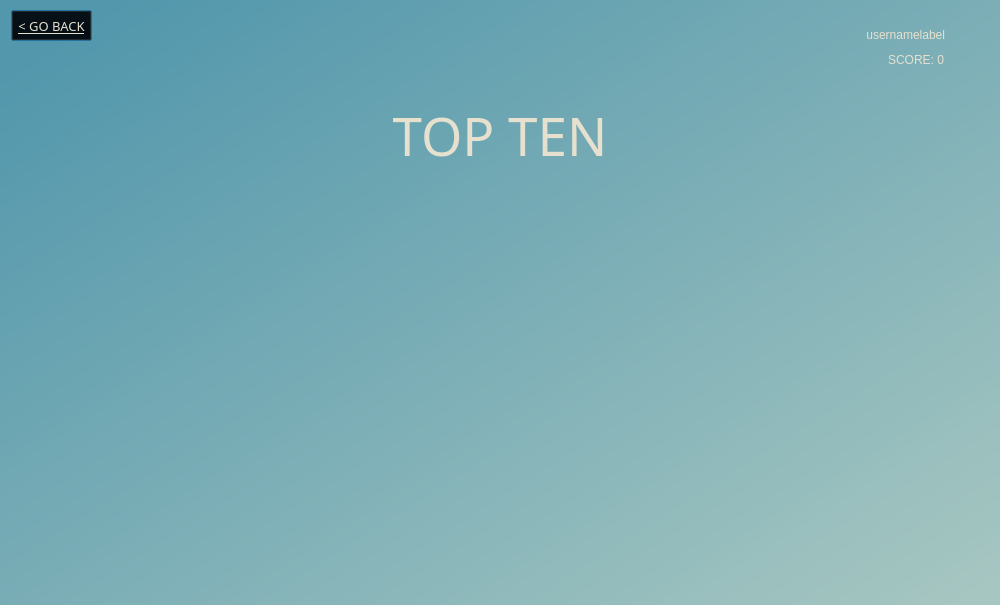
<?xml version="1.0" encoding="UTF-8"?>
<ui version="4.0">
 <class>Dialog</class>
 <widget class="QDialog" name="Dialog">
  <property name="geometry">
   <rect>
    <x>0</x>
    <y>0</y>
    <width>1000</width>
    <height>605</height>
   </rect>
  </property>
  <property name="windowTitle">
   <string>Dialog</string>
  </property>
  <widget class="QWidget" name="bgwidget" native="true">
   <property name="geometry">
    <rect>
     <x>0</x>
     <y>0</y>
     <width>1000</width>
     <height>611</height>
    </rect>
   </property>
   <property name="font">
    <font>
     <underline>false</underline>
    </font>
   </property>
   <property name="styleSheet">
    <string notr="true">QWidget#bgwidget{
background-color: qlineargradient(spread:pad, x1:0.0511364, y1:0.068, x2:0.813, y2:0.823864, stop:0 rgba(209, 107, 165, 255), stop:1 rgba(255, 255, 255, 255));
	background-color: qlineargradient(spread:pad, x1:0.142, y1:0.130818, x2:0.9375, y2:0.932, stop:0 rgba(10, 9, 16, 255), stop:1 rgba(73, 0, 126, 255));
	background-color: qlineargradient(spread:pad, x1:0.0454545, y1:0.125, x2:0.954545, y2:0.915, stop:0 rgba(186, 166, 165, 255), stop:1 rgba(222, 191, 181, 255));
	background-color: qlineargradient(spread:pad, x1:0.057, y1:0.0625, x2:0.988636, y2:0.96, stop:0 rgba(82, 151, 172, 255), stop:1 rgba(166, 198, 193, 255));
}
</string>
   </property>
   <widget class="QLabel" name="toptenlabel">
    <property name="geometry">
     <rect>
      <x>350</x>
      <y>100</y>
      <width>300</width>
      <height>71</height>
     </rect>
    </property>
    <property name="font">
     <font>
      <family>Century Gothic</family>
      <pointsize>40</pointsize>
      <weight>50</weight>
      <italic>false</italic>
      <bold>false</bold>
     </font>
    </property>
    <property name="styleSheet">
     <string notr="true">color: rgb(230, 224, 207);
font: 40pt &quot;Century Gothic&quot;;
</string>
    </property>
    <property name="text">
     <string>TOP TEN</string>
    </property>
    <property name="alignment">
     <set>Qt::AlignCenter</set>
    </property>
   </widget>
   <widget class="QLabel" name="usernamelabel">
    <property name="geometry">
     <rect>
      <x>745</x>
      <y>25</y>
      <width>200</width>
      <height>20</height>
     </rect>
    </property>
    <property name="styleSheet">
     <string notr="true">color: rgb(117, 104, 104);
font: 14pt &quot;MS Shell Dlg 2&quot;;
font: 14pt &quot;Century Gothic&quot;;
color: rgb(230, 224, 207);
</string>
    </property>
    <property name="text">
     <string>usernamelabel</string>
    </property>
    <property name="alignment">
     <set>Qt::AlignRight|Qt::AlignTrailing|Qt::AlignVCenter</set>
    </property>
   </widget>
   <widget class="QLabel" name="scorelabel">
    <property name="geometry">
     <rect>
      <x>744</x>
      <y>50</y>
      <width>200</width>
      <height>20</height>
     </rect>
    </property>
    <property name="styleSheet">
     <string notr="true">color: rgb(117, 104, 104);
font: 14pt &quot;MS Shell Dlg 2&quot;;
font: 13pt &quot;Century Gothic&quot;;
color: rgb(230, 224, 207);
</string>
    </property>
    <property name="text">
     <string>SCORE: 0</string>
    </property>
    <property name="alignment">
     <set>Qt::AlignRight|Qt::AlignTrailing|Qt::AlignVCenter</set>
    </property>
   </widget>
   <widget class="QPushButton" name="gobackbutton">
    <property name="geometry">
     <rect>
      <x>11</x>
      <y>10</y>
      <width>81</width>
      <height>31</height>
     </rect>
    </property>
    <property name="font">
     <font>
      <family>Century Gothic</family>
      <pointsize>10</pointsize>
      <weight>50</weight>
      <italic>false</italic>
      <bold>false</bold>
      <underline>true</underline>
     </font>
    </property>
    <property name="styleSheet">
     <string notr="true">color: rgb(230, 224, 207);
font: 10pt &quot;Century Gothic&quot;;
background-color:rgba(0,0,0,0);</string>
    </property>
    <property name="text">
     <string>&lt; GO BACK</string>
    </property>
   </widget>
   <widget class="QTableWidget" name="toptentable">
    <property name="geometry">
     <rect>
      <x>300</x>
      <y>198</y>
      <width>400</width>
      <height>302</height>
     </rect>
    </property>
    <property name="styleSheet">
     <string notr="true">background-color: rgba(0, 0, 0, 0);
alternate-background-color: rgba(255, 255, 255, 10);
gridline-color: rgb(230, 224, 207);
font: 14pt &quot;Century Gothic&quot;;
color:rgb(230, 224, 207);
text-align: center;
color:rgb(222,191,181);
</string>
    </property>
    <property name="frameShape">
     <enum>QFrame::NoFrame</enum>
    </property>
    <property name="frameShadow">
     <enum>QFrame::Sunken</enum>
    </property>
    <property name="lineWidth">
     <number>1</number>
    </property>
    <property name="midLineWidth">
     <number>0</number>
    </property>
    <property name="editTriggers">
     <set>QAbstractItemView::NoEditTriggers</set>
    </property>
    <property name="alternatingRowColors">
     <bool>true</bool>
    </property>
    <property name="selectionMode">
     <enum>QAbstractItemView::NoSelection</enum>
    </property>
    <property name="textElideMode">
     <enum>Qt::ElideMiddle</enum>
    </property>
    <property name="showGrid">
     <bool>false</bool>
    </property>
    <property name="gridStyle">
     <enum>Qt::SolidLine</enum>
    </property>
    <property name="cornerButtonEnabled">
     <bool>false</bool>
    </property>
    <property name="rowCount">
     <number>0</number>
    </property>
    <property name="columnCount">
     <number>0</number>
    </property>
    <attribute name="horizontalHeaderVisible">
     <bool>false</bool>
    </attribute>
    <attribute name="horizontalHeaderMinimumSectionSize">
     <number>39</number>
    </attribute>
    <attribute name="verticalHeaderVisible">
     <bool>false</bool>
    </attribute>
    <attribute name="verticalHeaderMinimumSectionSize">
     <number>23</number>
    </attribute>
    <attribute name="verticalHeaderStretchLastSection">
     <bool>false</bool>
    </attribute>
   </widget>
   <widget class="QLabel" name="label">
    <property name="geometry">
     <rect>
      <x>465</x>
      <y>60</y>
      <width>70</width>
      <height>60</height>
     </rect>
    </property>
    <property name="styleSheet">
     <string notr="true"/>
    </property>
    <property name="text">
     <string/>
    </property>
    <property name="pixmap">
     <pixmap>../pictures/crown (1).png</pixmap>
    </property>
    <property name="scaledContents">
     <bool>true</bool>
    </property>
   </widget>
  </widget>
 </widget>
 <resources/>
 <connections/>
</ui>
